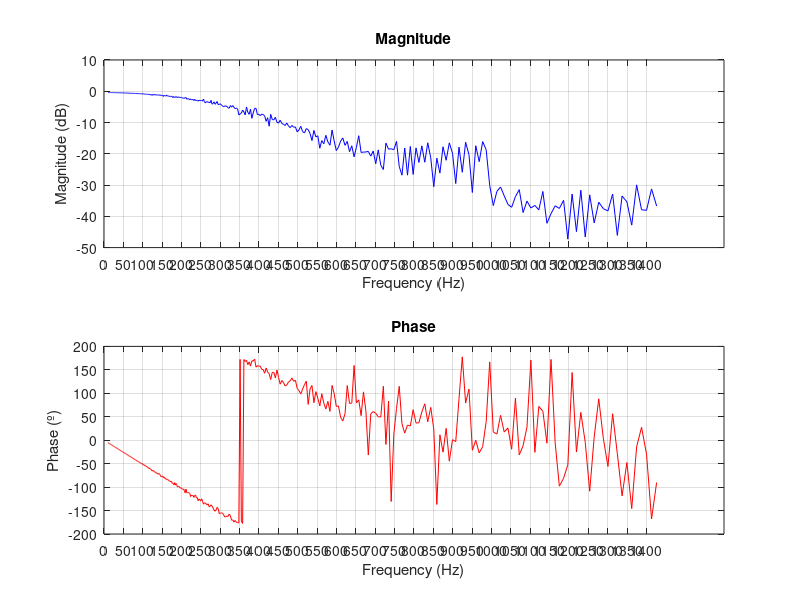

Write the MATLAB code that produced this figure.
% Read data from file
close all
load scopy_data.txt
x = scopy_data;
clear scopy_data;
%File: Sample,Frequency(Hz),Magnitude(dB),Phase(°)
%Sample
s = x(:,1);
%Frequency(Hz)
f = x(:,2);
%Magnitude(dB)
m = x(:,3);
%Phase(º)
p = x(:,4);

figure(1);
% Magnitude Subplot
subplot(2, 1, 1);
plot(f, m, 'b'); 
title('Magnitude');
xlabel('Frequency (Hz)');
ylabel('Magnitude (dB)');
grid on;
ylim([-50, 10]);
yticks(-50:10:10)
xticks(0:50:max(f));
% Phase Subplot
subplot(2, 1, 2);
plot(f, p, 'r'); 
title('Phase');
xlabel('Frequency (Hz)');
ylabel('Phase (º)');
grid on;
yticks(-200:50:200)
xticks(0:50:max(f));